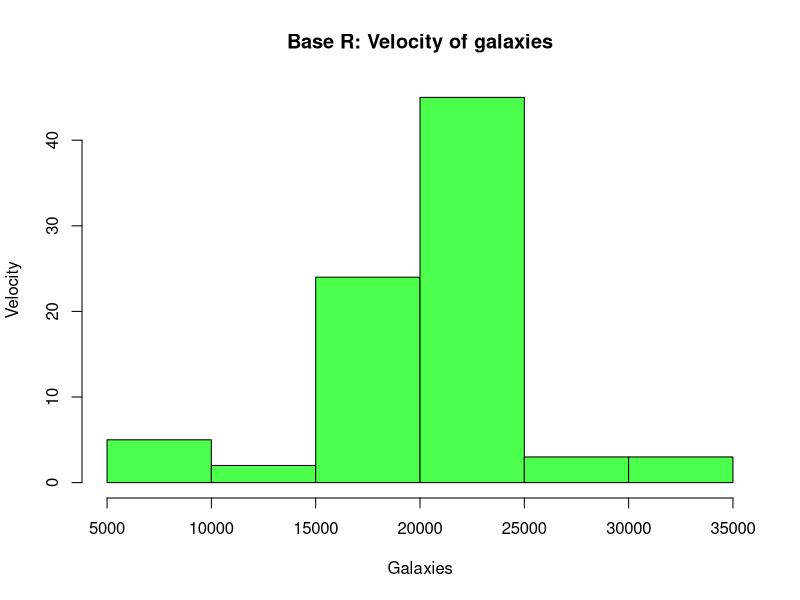
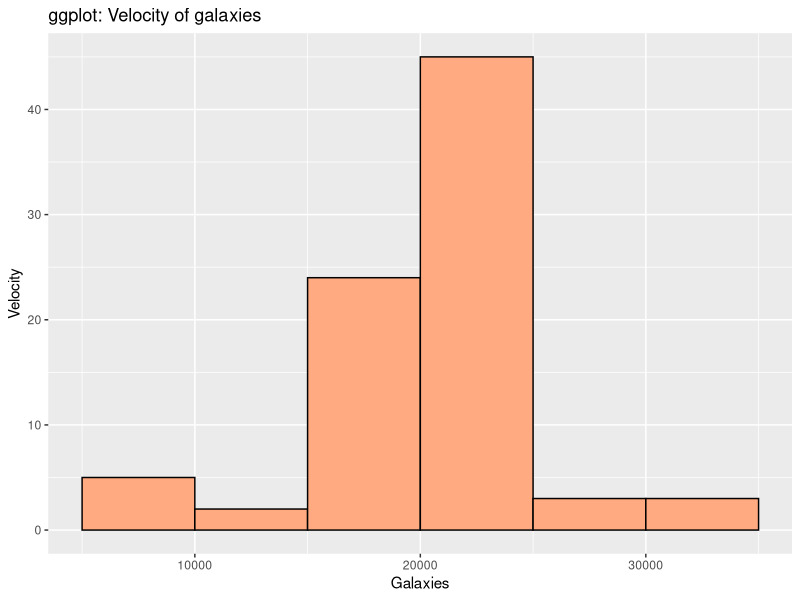
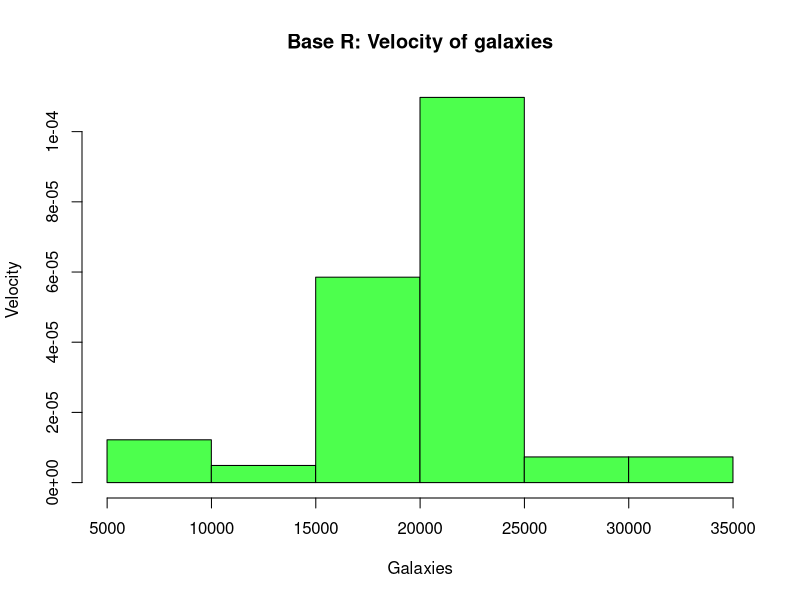
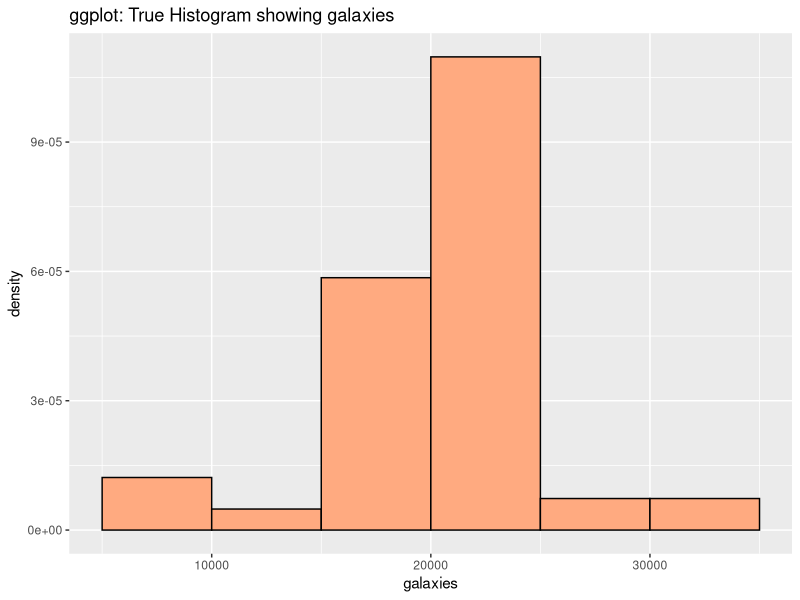
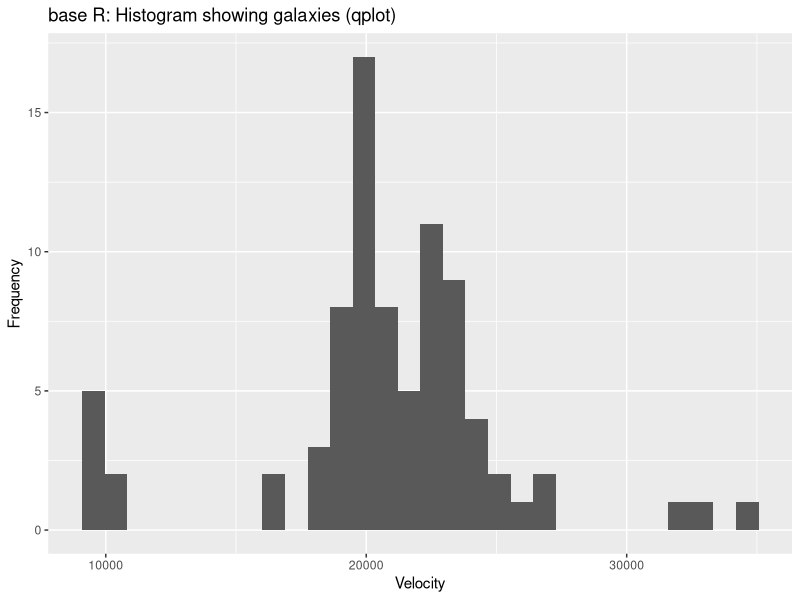
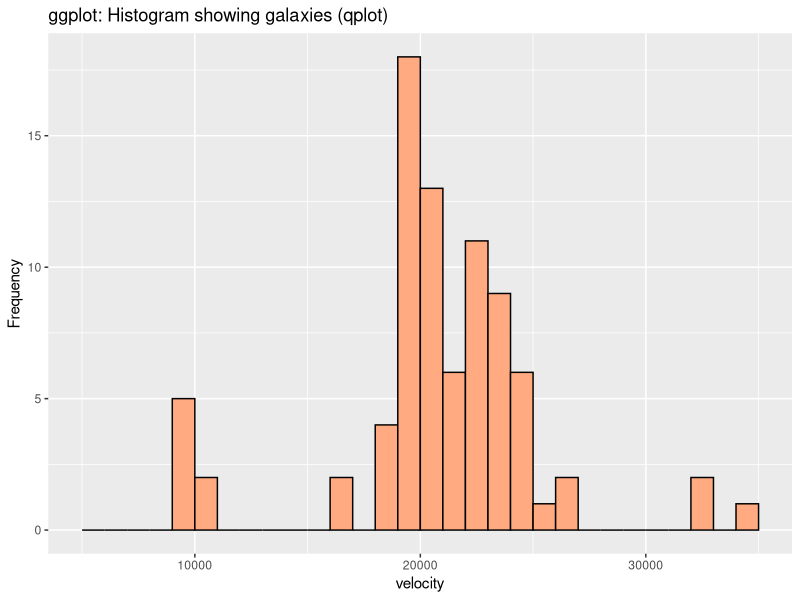
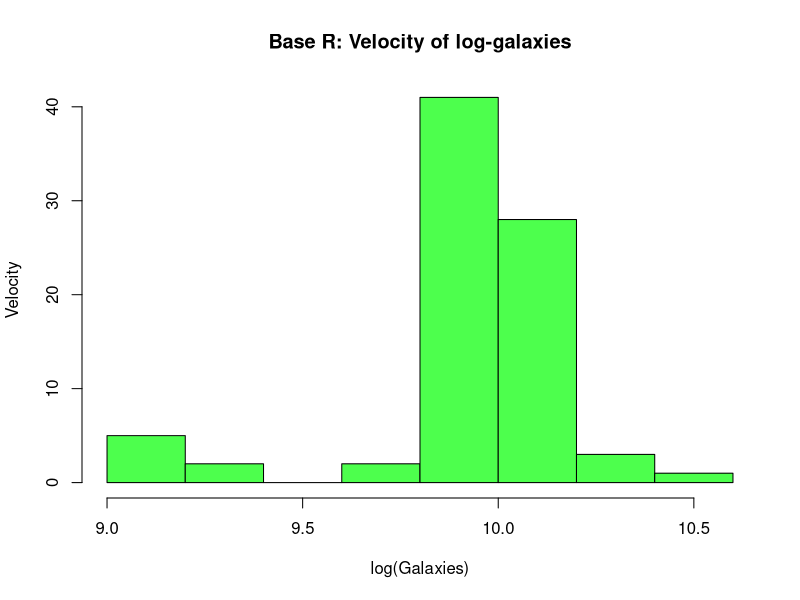
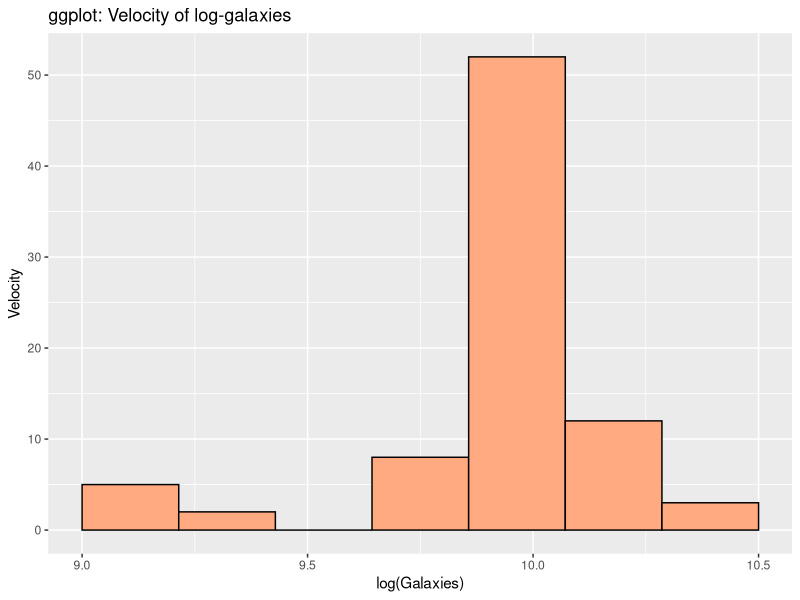

Source code (R) for these figures, in order:
## ---- chunk 1
knitr::opts_chunk$set(message=F,warning=F,echo=F,fig_height=10,fig_width=6,cache = F)
## ---- chunk 2
library(MASS)
library(ggplot2)
data(galaxies, package = "MASS")

# Histogram
hist(galaxies, main = "Base R: Velocity of galaxies",
     xlab= "Galaxies",
     ylab= "Velocity",
     col = "#4dff4d")

ggplot() + aes(galaxies)+
  geom_histogram(binwidth = 5000, breaks = c(seq(5000, 35000, 5000)), boundary = NULL,
                 color = "black", fill= "#ffaa80") +
  labs(title = "ggplot: Velocity of galaxies", x = "Galaxies", y = "Velocity")

## true Histogram
truehist(galaxies,
         xlab="Galaxies",
         ylab="Velocity",
         main="Base R: Velocity of galaxies",
         col="#4dff4d")
Bins = 6 
Breaks = seq(5000, 35000, length.out = Bins + 1)
Binwidth = Breaks[2] - Breaks[1]
ggplot() + aes(galaxies) + geom_histogram(aes(y = ..density..), binwidth = Binwidth, 
                                          breaks = c(seq(5000, 35000, 5000)), boundary = NULL, 
                                          fill = "#ffaa80", color = "black", closed = "left") + 
  labs(title = "ggplot: True Histogram showing galaxies")


## qplot 

qplot(galaxies) +
  labs(title='base R: Histogram showing galaxies (qplot)',
       x='Velocity',
       y='Frequency',
       col="#4dff4d")

BINS <- 30
#BINS <- 6
BREAKS <- seq(5000, 35000, length.out = BINS + 1)
BINWIDTH <- BREAKS[2] - BREAKS[1]
ggplot() + aes(galaxies) +
  geom_histogram(bins = BINS, breaks = BREAKS, binwidth = BINWIDTH, boundary = NULL, 
                 fill = "#ffaa80", color = "black") +
  labs(x = "velocity", y= "Frequency", title = 'ggplot: Histogram showing galaxies (qplot)')


## ---- chunk 3
logalaxies <- log(galaxies)

hist(logalaxies, main = "Base R: Velocity of log-galaxies",
     xlab= "log(Galaxies)",
     ylab= "Velocity",
     col = "#4dff4d")

Bins = 7 
Breaks = seq(9, 10.5, length.out = Bins + 1)
Binwidth = Breaks[2] - Breaks[1]
ggplot() + aes(logalaxies)+
  geom_histogram(binwidth = Binwidth, breaks = Breaks, boundary = NULL, color = "black",
                 fill= "#ffaa80") +
  labs(title = "ggplot: Velocity of log-galaxies", x = "log(Galaxies)", y = "Velocity")

truehist(logalaxies,
         xlab="log(Galaxies)",
         ylab="Velocity",
         main="Base R: Velocity of log-galaxies",
         col="#4dff4d")
Bins = 7 
Breaks = seq(9, 10.5, length.out = Bins + 1)
Binwidth = Breaks[2] - Breaks[1]
ggplot() + aes(logalaxies) + geom_histogram(aes(y = ..density..), binwidth = Binwidth, 
                                            breaks = Breaks, boundary = NULL, fill = "#ffaa80",
                                            color = "black", closed = "left") + 
  labs(title = "ggplot: True Histogram showing galaxies")


qplot(logalaxies) +
  labs(title='base R: Histogram showing log-galaxies (qplot)',
       xlab='log(galaxies',
       ylab ='Velocity',
       col="#4dff4d")


Bins = 30 
Breaks = seq(9, 10.5, length.out = Bins + 1)
Binwidth = Breaks[2] - Breaks[1]
ggplot() + aes(logalaxies) +
  geom_histogram(bins = Bins, breaks = Breaks, binwidth = Binwidth, boundary = NULL, fill = "#ffaa80",
                 color = "black") +
  labs(x = "velocity", y= "Frequency", title = 'ggplot: Histogram showing galaxies (qplot)')


## ---- chunk 4
library(KernSmooth)
mydata <- as.data.frame(galaxies)

#plot.new()
# Gassuian with Bandwidh - 5000
truehist(galaxies,ymax=0.0002,col="green", main="base R: Gaussian Over Smooth with bandwidth=5000")+
lines(density(galaxies,kernel="gaussian",bw=5000),col="red")

#ggplot
Bins = 6 
Breaks = seq(5000, 35000, length.out = Bins + 1)
Binwidth = Breaks[2] - Breaks[1]
ggplot(mydata, aes(x=galaxies)) + 
  geom_histogram(aes(y=..density..),# Histogram with density instead of count on y-axis
                 bins = Bins,
                 binwidth=Binwidth,
                 colour="black", fill="#ffaa80") +
  stat_density(kernel='gaussian', bw = 5000, fill = NA, col = "red") +
  labs(title = "ggplot: Gaussian Over Smooth")  # Overlay with transparent density plot


### kernel = Triangular 
truehist(galaxies,ymax=0.0002,col="green", main="base R: triangular Over Smooth with bandwidth=5000")+
lines(density(galaxies,kernel="triangular",bw=5000),col="red")


# ggplot
Bins = 6 
Breaks = seq(5000, 35000, length.out = Bins + 1)
Binwidth = Breaks[2] - Breaks[1]
ggplot(mydata, aes(x=galaxies)) + 
  geom_histogram(aes(y=..density..),# Histogram with density instead of count on y-axis
                 bins = Bins,
                 binwidth=Binwidth,
                 colour="black", fill="#ffaa80") +
  stat_density(kernel='triangular', bw = 5000, fill = NA, col = "red") +
  labs(title = "ggplot: triangular Over Smooth")  # Overlay with transparent density plot




#######
# Gassuian Base R with bw= 800
truehist(galaxies,ymax=0.0002,col="green", main="base R: Gaussian Over Smooth with bandwidth=800")+
lines(density(galaxies,kernel="gaussian",bw=800),col="red")

## ggplot
Bins = 6 
Breaks = seq(5000, 35000, length.out = Bins + 1)
Binwidth = Breaks[2] - Breaks[1]
ggplot(mydata, aes(x=galaxies)) + 
  geom_histogram(aes(y=..density..),# Histogram with density instead of count on y-axis
                 bins = Bins,
                 binwidth=Binwidth,
                 colour="black", fill="#ffaa80") +
  stat_density(kernel='gaussian', bw = 800, fill = NA, col = "red") +
  labs(title = "ggplot: Gaussian Over Smooth")  # Overlay with transparent density plot

## Kernel = triagular

truehist(galaxies,ymax=0.0002,col="green", main="base R: triangular Over Smooth with bandwidth=800")+
lines(density(galaxies, kernel="triangular",bw=800),col="red")

## ggplot
Bins = 6 
Breaks = seq(5000, 35000, length.out = Bins + 1)
Binwidth = Breaks[2] - Breaks[1]
ggplot(mydata, aes(x=galaxies)) + 
  geom_histogram(aes(y=..density..),# Histogram with density instead of count on y-axis
                 binwidth=Binwidth,
                 colour="black", fill="#ffaa80") +
  stat_density(kernel='triangular', bw = 800, fill = NA, col = "red") +
  labs(title = "ggplot: triangular Over Smooth")  # Overlay with transparent density plot






#####
 truehist(galaxies,ymax=0.0002,col="green", main="base R: Gaussian Over Smooth with bandwidth=100")+
lines(density(galaxies,kernel="gaussian",bw=100),col="red")

Bins = 6
Breaks = seq(5000, 35000, length.out = Bins + 1)
Binwidth = Breaks[2] - Breaks[1]
ggplot(mydata, aes(x=galaxies)) +
  geom_histogram(aes(y=..density..),# Histogram with density instead of count on y-axis
                 binwidth=Binwidth,
                 colour="black", fill="#ffaa80") +
  stat_density(kernel='gaussian', bw = 100, fill = NA, col = "red") +
  labs(title = "ggplot: Gaussian Over Smooth")  # Overlay with transparent density plot

## kernel = Triangular

truehist(galaxies,ymax=0.0002,col="green", main="base R: Triangular Over Smooth with bandwidth=100")+
lines(density(galaxies,kernel="triangular",bw=100),col="red")

Bins = 6
Breaks = seq(5000, 35000, length.out = Bins + 1)
Binwidth = Breaks[2] - Breaks[1]
ggplot(mydata, aes(x=galaxies)) +
  geom_histogram(aes(y=..density..),# Histogram with density instead of count on y-axis
                 binwidth=Binwidth,
                 colour="black", fill="#ffaa80") +
  stat_density(kernel='triangular', bw = 100, fill = NA, col = "red") +
  labs(title = "ggplot: Triangular Over Smooth")  # Overlay with transparent density plot

## ---- chunk 5

## GGplot

Bins = 6 
Breaks = seq(5000, 35000, length.out = Bins + 1)
Binwidth = Breaks[2] - Breaks[1]
ggplot(mydata, aes(x=galaxies)) + 
  geom_histogram(aes(y=..density..),# Histogram with density instead of count on y-axis
                 bins = Bins,
                 binwidth=Binwidth,
                 colour="black", fill="#ffaa80") + labs(title = "ggplot: Gaussian Over Smooth")+
  stat_density(kernel='gaussian', bw = 5000, fill = NA, col = "red") +
  stat_density(kernel='gaussian', bw = 800, fill = NA, col = "#660033")+
  stat_density(kernel='gaussian', bw = 100, fill = NA, col = "Blue")
  

  
  
## Base.R
  
  truehist(galaxies,ymax=0.00035,col="green", main="base R: Gaussian Over various bandwidth")+
    lines(density(galaxies,kernel="gaussian",bw=5000),col="red")+
    lines(density(galaxies,kernel="gaussian",bw=800),col="#660033")+
    lines(density(galaxies,kernel="gaussian",bw=100),col="Blue")
    

  
## GGplot

Bins = 6 
Breaks = seq(5000, 35000, length.out = Bins + 1)
Binwidth = Breaks[2] - Breaks[1]
ggplot(mydata, aes(x=galaxies)) + 
  geom_histogram(aes(y=..density..),# Histogram with density instead of count on y-axis
                 bins = Bins,
                 binwidth=Binwidth,
                 colour="black", fill="#ffaa80") +
  labs(title = "ggplot: Triangular Over Smooth")+
  stat_density(kernel='triangular', bw = 5000, fill = NA, col = "red") +
  stat_density(kernel='triangular', bw = 800, fill = NA, col = "#660033")+
  stat_density(kernel='triangular', bw = 100, fill = NA, col = "Blue")
  

  
  
## Base.R
  
  truehist(galaxies,ymax=0.00035,col="green", main="base R: Triangular Over various bandwidth")+
    lines(density(galaxies,kernel="triangular",bw=5000),col="red")+
    lines(density(galaxies,kernel="triangular",bw=800),col="#660033")+
    lines(density(galaxies,kernel="triangular",bw=100),col="Blue")
    
  
  
## ---- chunk 6
library(mclust)
model <- Mclust(mydata$galaxies)
summary(model, parameters = TRUE)

plot(model,what="density")+
title ("Density plot of the finite mixture model")

mclustBIC(galaxies)

## ---- chunk 7
library(HSAUR3)
library(KernSmooth)
library(reshape2)
library(dplyr)
data(birthdeathrates, package = "HSAUR3")
#head(birthdeathrates)
bd_data <- bkde2D(birthdeathrates, bandwidth = sapply(birthdeathrates, dpik))
contour(x = bd_data$x1, y = bd_data$x2, z = bd_data$fhat,
        main = "base R: Countour Scatterplot of Birth_Death_Rates",
        xlab="Birth Rates", 
        ylab="Death Rates",
        xlim =c(0,60), ylim = c(0,35))
points(birthdeathrates, pch=16, col="red")


ggplot(data=birthdeathrates,aes(birth,death)) + 
  geom_density2d(aes(colour=..level..)) + 
  scale_colour_gradient(low="green",high="Red") + 
  theme_bw() +
  geom_point() +
   labs(title='ggplot: Countour Scatterplot of Birth_Death_Rates',
       x='Birth Rate',
       y='Death Rate') +
  scale_x_continuous(limits = c(0,60)) +
  scale_y_continuous(limits = c(0,35))




## ---- chunk 8

 persp(x = bd_data$x1, y = bd_data$x2, z = bd_data$fhat,
xlab = "Birth Rate",
ylab = "Death Rate",
zlab = "estimated density",
theta = -35, axes = TRUE, box = TRUE,main = "Perspective plot for birthdeathrates data",
col = "#ff99e6")


## ---- chunk 9
mod1 <- Mclust(birthdeathrates)
summary(mod1, parameters = TRUE)
names(mod1)
mod1$parameters

# SUmmary: BIC
summary(mclustBIC(birthdeathrates))
summary(mod1$BIC)
#mclustBIC(birthdeathrates)

BIC.data<- as.data.frame(mod1$BIC[,])
BIC.data$NumComp<-rownames(BIC.data)
melted.BIC<- reshape2::melt(BIC.data, var.ids= "NumComp")

# plotting for the BIC
plot(mod1, what='BIC', main = "Base R: Plot of BIC")
#plot(mclustBIC(birthdeathrates))

ggplot(melted.BIC, aes(x=as.numeric(NumComp), y=value, colour=variable, group=variable))+
  scale_x_continuous("Number of Components")+
  scale_y_continuous("BIC")+
  scale_colour_hue("")+
  geom_point()+
  geom_line()+
  theme_bw() + 
  labs(title = "ggplot: BIC")


# For classification
summary(MclustDR(mod1))
plot(mod1, what = 'classification', main = "Base R: classification of plot")


# For ggplot
birthdeathrates %>% mutate(uncertainty = mod1$uncertainty,
                classification = factor(mod1$classification)) %>% 

 ggplot(aes(birth, death, shape = classification, color = classification)) +
  geom_point() + 
  guides(size = guide_legend(), shape = guide_legend()) + theme_classic() +stat_ellipse(level = 0.5, type = "t") + 
  labs(x = "birth", y = "death", title = "ggplot: Plot of classification")


# Uncertainity
summary(mod1$uncertainty)
plot(mod1, what = 'uncertainty', main = "Base R: uncertainity of plot")

birthdeathrates %>% mutate(uncertainty = mod1$uncertainty,
                classification = factor(mod1$classification)) %>% 
  ggplot(aes(birth, death, size = uncertainty, color = classification)) +
  geom_point() + 
  guides(size = guide_legend(), colour = "legend") + theme_classic() +
  stat_ellipse(level = 0.5, type = "t") + 
  labs(x = "birth", y = "death", title = "ggplot: Uncertainty")


plot(mod1, what = "density", main = "Base R: Density plot")
ggplot(birthdeathrates, aes(x = birth, y = death)) +
  geom_point() +
  geom_density_2d(aes(colour=..level..)) + scale_colour_gradient(low="green",high="Red") +
  labs ( title = "ggplot: Plot of density")


## ---- chunk 10
data("schizophrenia")
head(schizophrenia)
ggplot(data = schizophrenia)+
  stat_density(kernal = "Gaussian", adjust = 1,aes(age,fill = gender))+
  facet_grid(gender~.) + 
  labs(title = 'Density plot (gaussian) of Schizophrenia diagnosis data',
       x = "Diagnosis Age",
       y='Density Estimate') +
  scale_fill_manual( values = c("red","blue"))+
  theme(
        strip.background = element_blank(),
        strip.text.y = element_blank(),
        panel.background = element_blank()
        )

## ---- chunk 11
ggplot(data = schizophrenia)+
  geom_histogram(aes(age,fill = gender))+
  facet_grid(gender~.) + 
  labs(title = 'Density plot (gaussian) of Schizophrenia diagnosis data',
       x = "Diagnosis Age",
       y='Density Estimate') +
  scale_fill_manual( values = c("red","blue"))+
  theme(
        strip.background = element_blank(),
        strip.text.y = element_blank(),
        panel.background = element_blank()
        )


## ---- chunk 12
setMen <- subset(schizophrenia, gender=="male")$age
setWmn <- subset(schizophrenia, gender!="male")$age

par(mfrow=c(1,1))
hist (schizophrenia$age, xlab="Age", ylab="Density", main="Distribution of Schizophrenia by Age", freq=FALSE, ylim=c(0,.075), border=4)
lines(density(setMen), col=1, )
lines(density(setWmn), col=2)
legend(40, 0.05, legend=c("Female", "Male"),
       col=c(1,2), lty=c(1,1), cex=0.8)


## ---- chunk 13
male <- subset(schizophrenia, gender == "male")
female <- subset(schizophrenia, gender == "female")
mod_male <- Mclust(male$age)
plot(mod_male, what = "BIC")+
title(main='BIC Of schizophrenia for male')

mod_female <- Mclust(female$age)
plot(mod_female, what = "BIC")+
title(main = 'BIC of Schizophenia for female')

cat("Summary for male")
print(summary(mod_male, parameters = TRUE))

cat("Summary for female")
print(summary(mod_female, parameters = TRUE))
